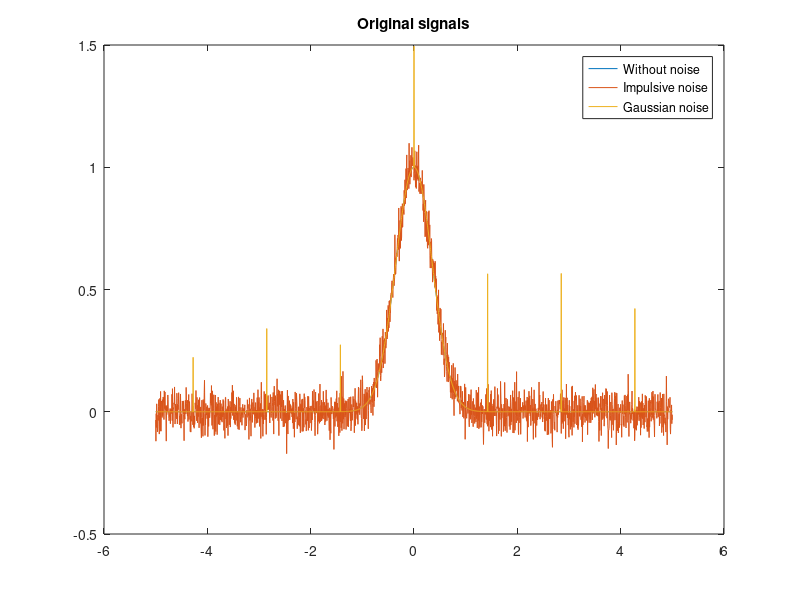
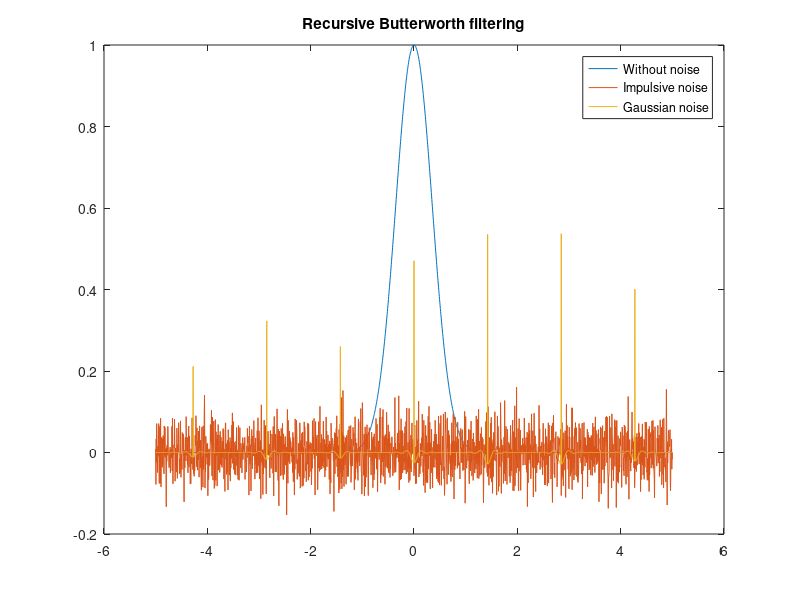
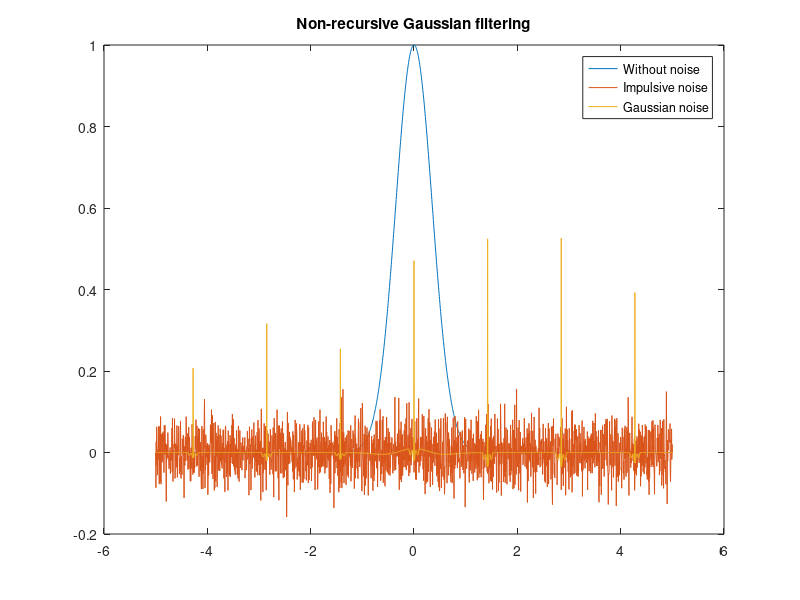
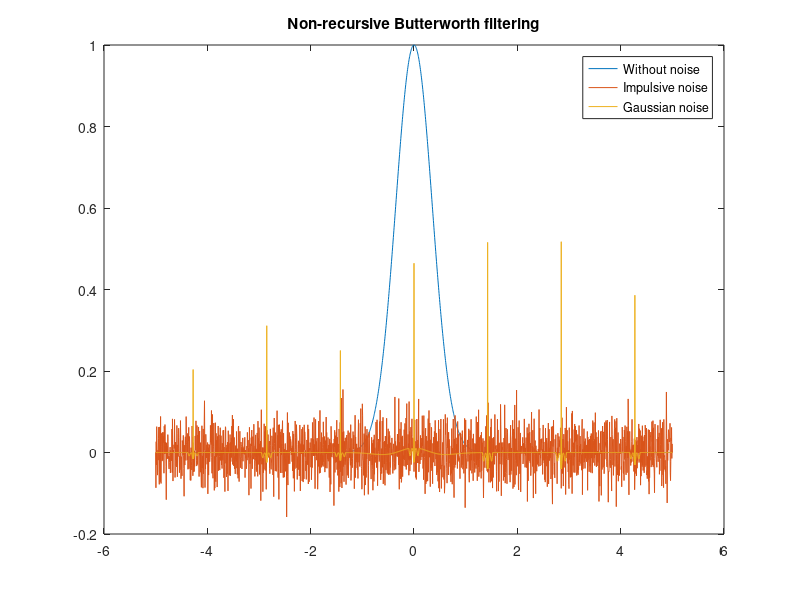

Write MATLAB code to recreate these figures, in order.
function lab_05
    % Input parameters
    A = 1.0;
    sigma = 0.5;

    % Borders of calculation
    mult = 5;
    step = 0.005;
    t = -mult:step:mult;

    % Pulse generation
    x0 = gauspls(t,A,sigma);

    % Gaussian noise generation
    NA = 0;
    NS = 0.05;
    n1 = normrnd(NA,NS,[1 length(x0)]);
    x1 = x0+n1;

    % Impulsive noise generation
    count = 7;
    M = 0.4;
    n2 = impnoise(length(x0),count,M);
    x2 = x0+n2;

    % Calculation of filtering arrays
    [B,A] = butter(6,0.05,'high');
    G = gaussfilt(4,20,'high');
    BB = buttfilt(6,20,'high');

    %
    % PLOTTING
    %

    figure(1)
    plot(t,x0,t,x1,t,x2);
    title('Original signals');
    legend('Without noise','Impulsive noise','Gaussian noise');

    figure(2)
    plot(t,x0,t,filtfilt(B,A,x1),t,filtfilt(B,A,x2));
    title('Recursive Butterworth filtering');
    legend('Without noise','Impulsive noise','Gaussian noise');

    figure(3)
    plot(t,x0,t,x1-filtfilt(G,1,x1),t,x2-filtfilt(G,1,x2));
    title('Non-recursive Gaussian filtering');
    legend('Without noise','Impulsive noise','Gaussian noise');

    figure(4)
    plot(t,x0,t,x1-filtfilt(BB,1,x1),t,x2-filtfilt(BB,1,x2));
    title('Non-recursive Butterworth filtering');
    legend('Without noise','Impulsive noise','Gaussian noise');
end

% Gaussian pulse generation
function y = gauspls(x,A,s)
	y = A * exp(-(x/s).^2);
end

% Impulsive noise generation
function y = impnoise(size,N,mult)
    step = floor(size/N);
    y = zeros(1,size);
    for i = 0:floor(N/2)
        y(round(size/2)+i*step) = mult*(0.5+rand);
        y(round(size/2)-i*step) = mult*(0.5+rand);
    end
end

% Non-recursive Butterworth implementation
function y = buttfilt(D,size,type)
    x = linspace(-size/2,size/2,size);
    if (strcmp(type,'low'))
        y = 1./(1+(x./D).^4);
    elseif (strcmp(type,'high'))
        y = 1./(1+(D./x).^4);
    else
        y = x*sum(x);
    end
    y = y/sum(y);
end

% Non-recursive Gaussian implementation
function y = gaussfilt(sigma,size,type)
    x = linspace(-size/2,size/2,size);
    if (strcmp(type,'low'))
        y = exp(-x.^2/(2*sigma^2));
    elseif (strcmp(type,'high'))
        y = 1 - exp(-x.^2/(2*sigma^2));
    else
        y = x*sum(x);
    end
    y = y/sum(y);
end